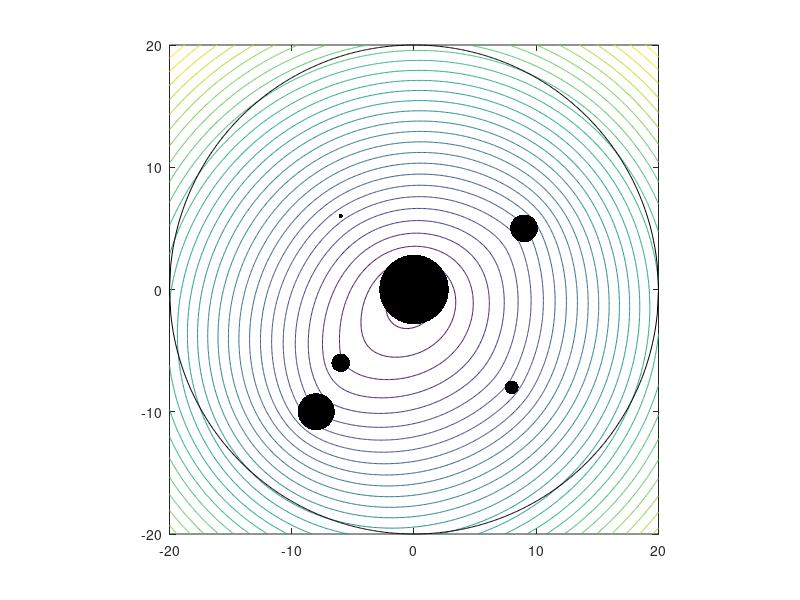

MATLAB code for this plot:
clear all
close all
r = 20;

p_pos = [0,0; 8,-8; -6,-6; -8,-10; 9,5; -6,6];
p_str = [15, 3, 4, 8, 6, 1];
[x,y] = meshgrid(-r:.1:r,-r:.1:r);

Fsum = zeros(size(x));

for i = 1:length(p_pos);
    
Fsum = Fsum + p_str(i)*sqrt((x - p_pos(i,1)).^2 + (y-p_pos(i,2)).^2);


end

h = figure(1)
%set(h,'Position',[100,100,500,500])

contour (x,y,Fsum,30), hold on, axis square
plot(x(1,:), sqrt(r^2 - x(1,:).^2), 'k')
plot(x(1,:), -sqrt(r^2 - x(1,:).^2), 'k')
%quiver(x,y,Fsum), hold off

for i = 1:length(p_pos)
    plot(p_pos(i,1), p_pos(i,2), '.k', 'MarkerSize',p_str(i)*10)
    %plot(p_pos(i,1), p_pos(i,2),'ko')
end

%quiver(x,y,F), hold off